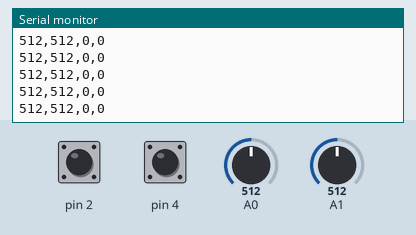
Simulated run of this sketch. Board: Arduino Uno, built with avr-gcc and run on an emulated ATmega328P. Shown: the last lines printed to the serial monitor. Inputs (shaded band) come from the test bench; at power-on: A1 = 512, A0 = 512, pin 2 HIGH, pin 4 HIGH.

Above: at 4.2 s.
4.3 s: A1 set to 106
At 5.2 s:
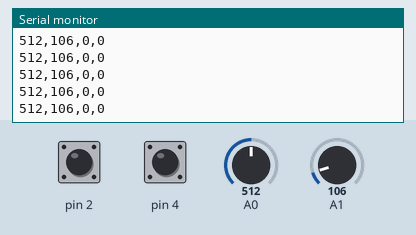
7.3 s: A1 set to 93
At 7.9 s:
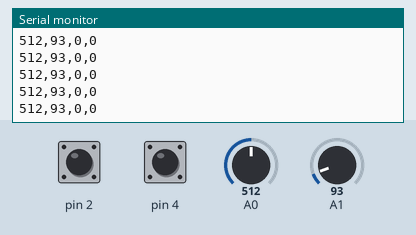
8.8 s: A0 set to 986
At 9.5 s:
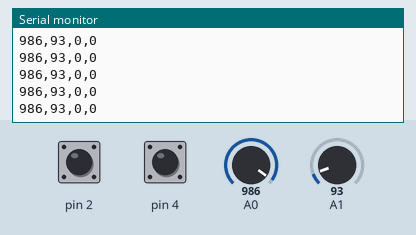
Timing chart, 0 to 11.8 s (numbered marks = the images above; inputs shaded):
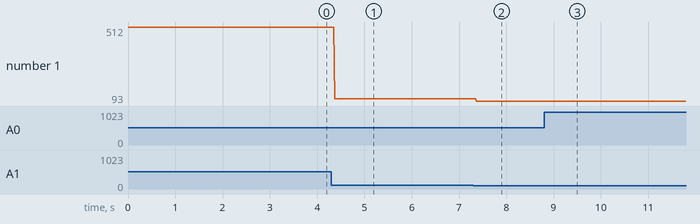

Measured:
- after the input at 4.3 s, the serial monitor: prints a new line after 0.07 s (image 1)
- after the input at 7.3 s, the serial monitor: prints a new line after 0.06 s (image 2)
- after the input at 8.8 s, the serial monitor: prints a new line after 0.06 s (image 3)
- plotted number 1: 512 → 106 after the input at 4.3 s, 106 → 93 after the input at 7.3 s

The sketch:

FinalProject.ino
```cpp
// Arduino pin numbers

int xVal = 0;
int yVal = 0;
int bVal = 0;
int bVal2 = 0;

void setup() {
  Serial.begin(9600) ; // Open the serial port
  pinMode(2, INPUT) ;
  pinMode(4, INPUT) ;
  digitalWrite(2, HIGH);
  digitalWrite(4, HIGH);

}

void loop() {
  // Read analog port values A0 and A1
  xVal = analogRead(A0);
  yVal = analogRead(A1);

  // Read the logic value on pin 2
  bVal = digitalRead(2);
  bVal2 = digitalRead(4);

  // We display our data separated by a comma
  Serial.print(xVal, DEC);
  Serial.print(",");
  Serial.print(yVal, DEC);
  Serial.print(",");
  Serial.print(!bVal);
  Serial.print(",");
  Serial.print(!bVal2);
  // We end with a newline character to facilitate subsequent analysis
  Serial.print("\n");

  // Small delay before the next measurement
  delay(10);
}
```
